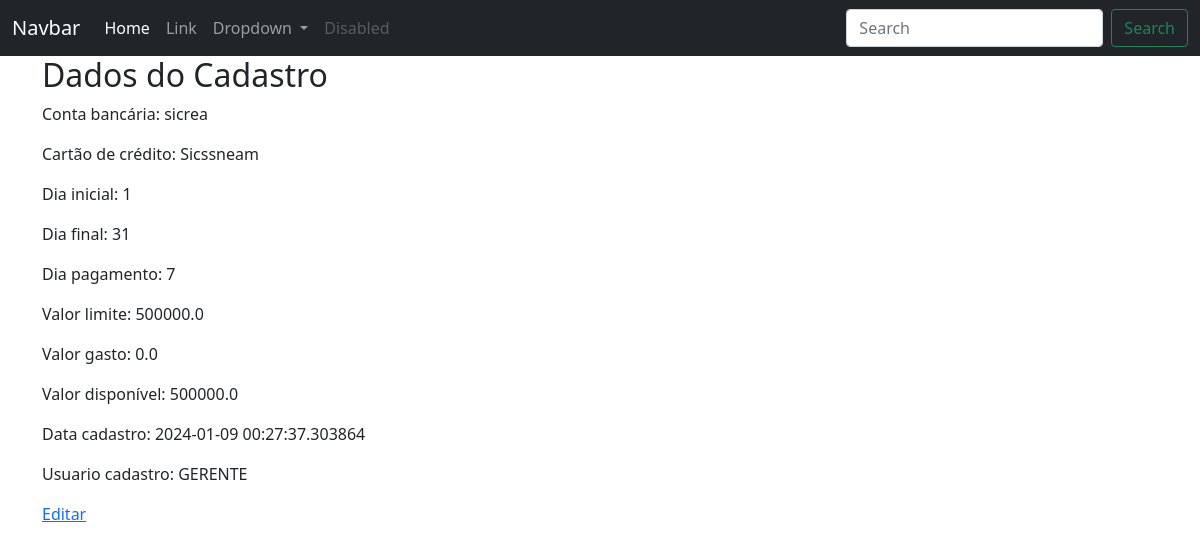
The app's page /financeiro/bancos/agencias/contas/cartaocredito/1 (signed in), older data.
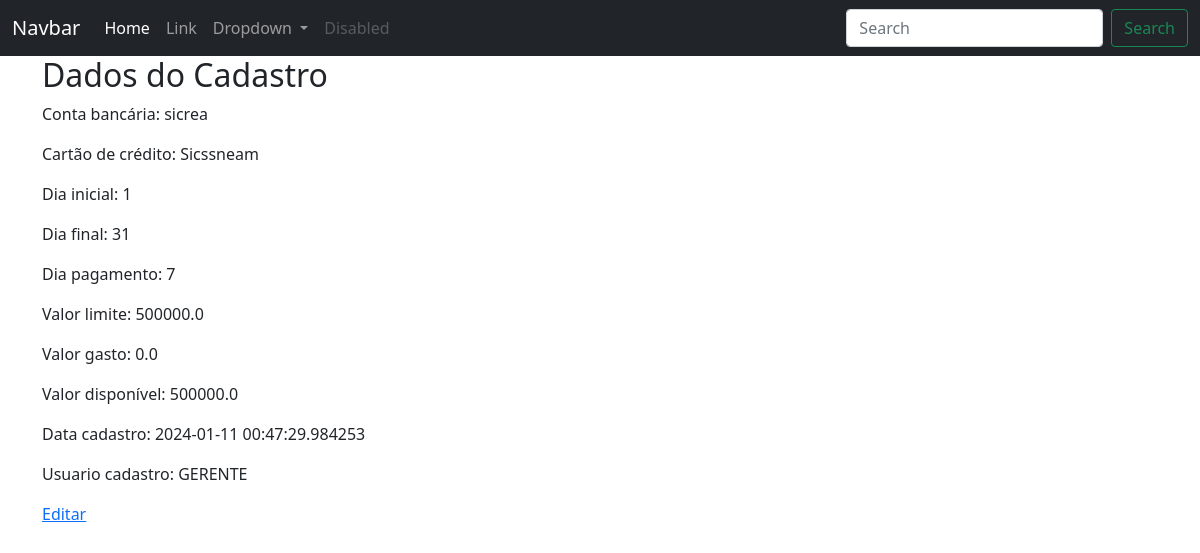
The same page, newer data.
### ERP/models.py (models this page shows)
class ContasBancarias(database.Model):
    __tablename__ = 'contas_bancarias'
    id = database.Column(database.Integer, primary_key=True)
    id_agencia = database.Column(database.Integer, database.ForeignKey('agencia_bancos.id'))
    apelido_conta = database.Column(database.String, unique=True)
    nro_conta = database.Column(database.String)
    digito_conta = database.Column(database.String)
    id_titular = database.Column(database.Integer, database.ForeignKey('agencia_bancos.id'))
    cheque_especial = database.Column(database.Float, default=0)
    cheque_especial_utilizado = database.Column(database.Float, default=0)
    cheque_especial_disponivel = database.Column(database.Float, default=0)
    saldo_conta = database.Column(database.Float, default=0)
    situacao_conta = database.Column(database.Integer, default=1) #1- Ativo, 2 - Arquivada
    data_cadastro = database.Column(database.DateTime, default=datetime.utcnow())
    id_usuario_cadastro = database.Column(database.Integer, database.ForeignKey('usuarios.id'), nullable=False,
                                          default=1)

class CartaoCredito(database.Model):
    __tablename__ = 'cartao_credito'
    id = database.Column(database.Integer, primary_key=True)
    id_conta_bancaria = database.Column(database.Integer, database.ForeignKey('agencia_bancos.id'))
    apelido_cartao = database.Column(database.String, unique=True)
    dia_inicial = database.Column(database.Integer, nullable=False)
    dia_final = database.Column(database.Integer, nullable=False)
    dia_pgto = database.Column(database.Integer, nullable=False)
    valor_limite = database.Column(database.Float, nullable=False)
    valor_gasto = database.Column(database.Float, default=0)
    valor_disponivel = database.Column(database.Float)
    data_cadastro = database.Column(database.DateTime, default=datetime.utcnow())
    id_usuario_cadastro = database.Column(database.Integer, database.ForeignKey('usuarios.id'), nullable=False,
                                          default=1)

class Usuarios(database.Model, UserMixin):
    __tablename__ = 'usuarios'
    id = database.Column(database.Integer, primary_key=True)
    username = database.Column(database.String(100), unique=True, nullable=False)
    senha = database.Column(database.String(300), nullable=False)
    data_cadastro = database.Column(database.DateTime, default=datetime.utcnow())
    situacao = database.Column(database.Integer, database.ForeignKey('situacoes_usuarios.id'), default=1)
    tipo_usuario = database.Column(database.Integer, database.ForeignKey('tipos_usuarios.id'), nullable=False)

### ERP/routes.py (the view)
@app.route('/financeiro/bancos/agencias/contas/cartaocredito/<id_cartao>')
@login_required
def cartao_credito(id_cartao):
    cartao = CartaoCredito.query.get_or_404(id_cartao)
    conta = ContasBancarias.query.get_or_404(cartao.id_conta_bancaria)
    usuario = Usuarios.query.get_or_404(cartao.id_usuario_cadastro)
    return render_template('cartao_credito.html', cartao=cartao, conta=conta, usuario=usuario)

### ERP/routes.py (called while the page is built)
@login_manager.user_loader
def load_user(user_id):
    return Usuarios.query.get(int(user_id))

### ERP/templates/cartao_credito.html
{% include 'base.html' %}
{% block content %}
    <div class="container">
        <h2>Dados do Cadastro</h2>
        <p>Conta bancária: {{ conta.apelido_conta  }}</p>
        <p>Cartão de crédito: {{ cartao.apelido_cartao  }}</p>
        <p>Dia inicial: {{ cartao.dia_inicial  }}</p>
        <p>Dia final: {{ cartao.dia_final  }}</p>
        <p>Dia pagamento: {{ cartao.dia_pgto  }}</p>
        <p>Valor limite: {{ cartao.valor_limite  }}</p>
        <p>Valor gasto: {{ cartao.valor_gasto  }}</p>
        <p>Valor disponível: {{ cartao.valor_disponivel  }}</p>
        <p>Data cadastro: {{ cartao.data_cadastro  }}</p>
        <p>Usuario cadastro: {{ usuario.username  }}</p>
        <a href="{{ url_for('editar_cartao', id_cartao=cartao.id) }}">Editar</a>
    </div>
{% endblock %}

### ERP/templates/base.html (shortened to what this page needs)
<!DOCTYPE html>
<html lang="pt-BR">
  <head>
    <link
      href="https://cdn.jsdelivr.net/npm/bootstrap@5.0.2/dist/css/bootstrap.min.css"
      rel="stylesheet"
    />
  </head>
  <body>
    {% include 'navbar.html' %}
  </body>
</html>

### ERP/templates/navbar.html (shortened to what this page needs)
<nav class="navbar navbar-expand-lg navbar-dark bg-dark">
  <div class="container-fluid">
    <a class="navbar-brand" href="#">Navbar</a>
    <div class="collapse navbar-collapse" id="navbarSupportedContent">
      <ul class="navbar-nav me-auto mb-2 mb-lg-0">
        <li class="nav-item">
          <a class="nav-link active" aria-current="page" href="#">Home</a>
        </li>
        <li class="nav-item">
          <a class="nav-link" href="#">Link</a>
        </li>
        <li class="nav-item dropdown">
          <a class="nav-link dropdown-toggle" href="#" id="navbarDropdown" role="button" data-bs-toggle="dropdown" aria-expanded="false">
            Dropdown
          </a>
        </li>
        <li class="nav-item">
          <a class="nav-link disabled" href="#" tabindex="-1" aria-disabled="true">Disabled</a>
        </li>
      </ul>
      <form class="d-flex">
        <input class="form-control me-2" type="search" placeholder="Search" aria-label="Search">
        <button class="btn btn-outline-success" type="submit">Search</button>
      </form>
    </div>
  </div>
</nav>

Row changes from the older to the newer data that the page shows:
changed CartaoCredito "Sicssneam": data_cadastro "2024-01-09 00:27:37.303864" → "2024-01-11 00:47:29.984253"
